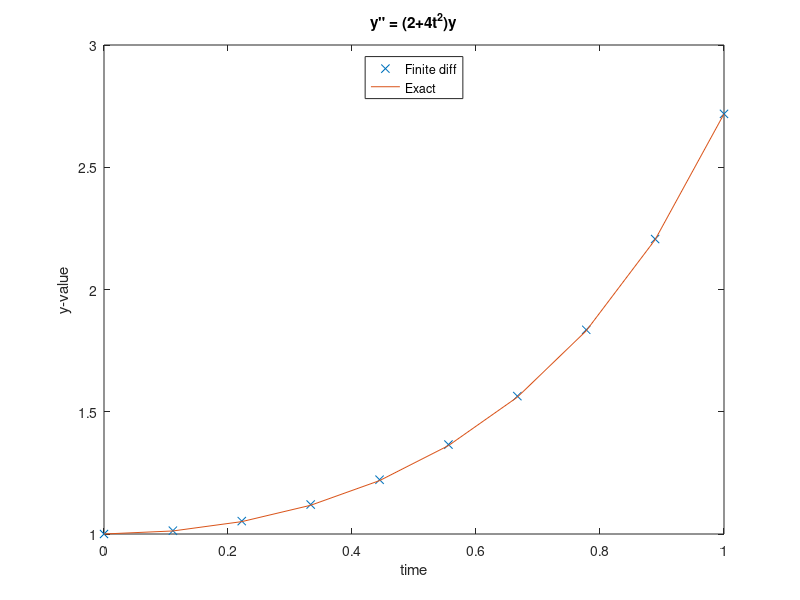

MATLAB code to generate this figure: (Note: this script raises an error after producing the figure.)
%% R5.2

%How many points do we want?
N = 10;

%Pre-allocate memory for the matrix and vector
A = zeros (N,N);
c = zeros (N,1);

tn  = linspace(0,1,N); %need to change for 2(a) since it goes to 1.5

h = tn(2) - tn(1);

%boundary conditions
A(1,1) = 1;
c(1) = 1; %first bc
A(N,N) = 1;
c(N) = exp(1); %end bc

%exact results
fa = @(t) (exp(t.^2));
ya = fa(tn);

%Make matrix
for n = 2:(N-1)
   A(n,n-1) = 1/(h^2);
   A(n,n) = -(2/(h^2) + (4*tn(n)^2) +2);
   A(n,n+1) = 1/(h^2);
   c(n) = 0;
end

U = A\c;

plot(tn,U, 'x',tn,ya);
legend('Finite diff','Exact','Location','north');
title('y" = (2+4t^2)y');
xlabel('time');
ylabel('y-value');

%% R5.3

% w = poisson(0,0.5,0,1,10,10);
w = heatfd(0,1,0,1,10,150);